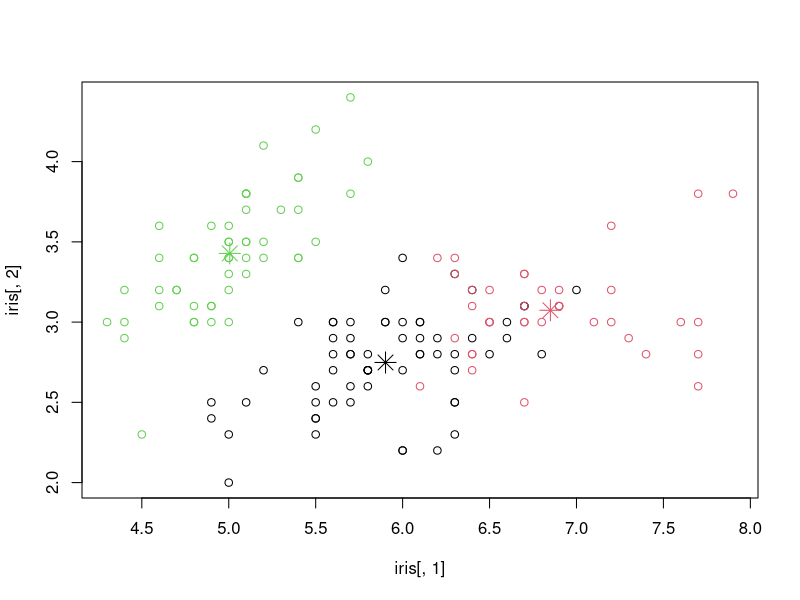
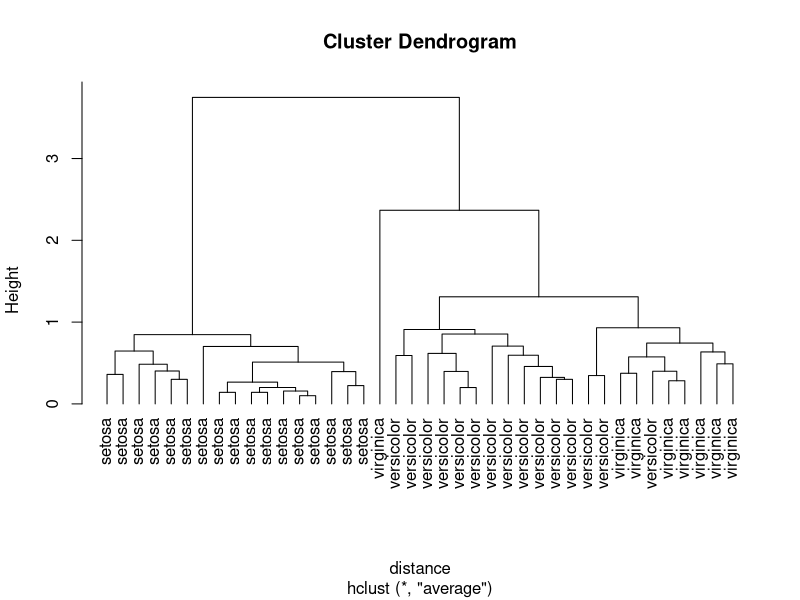
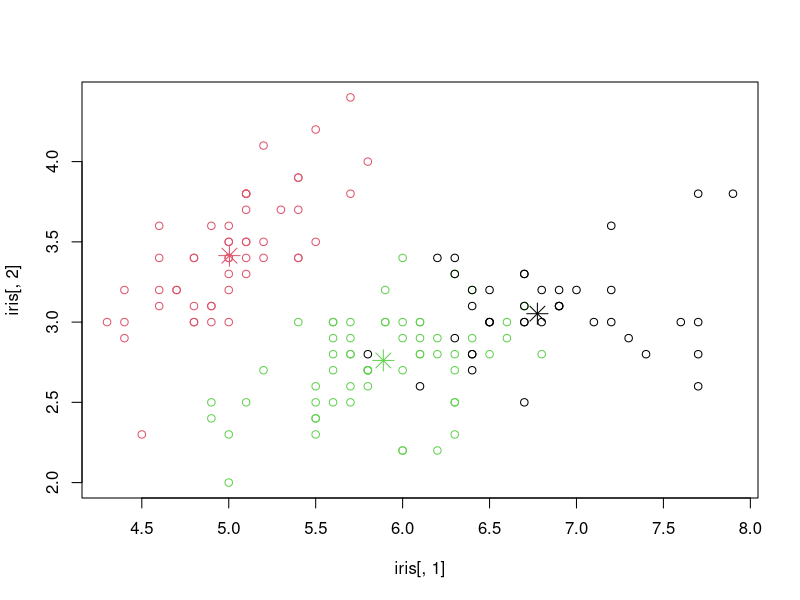
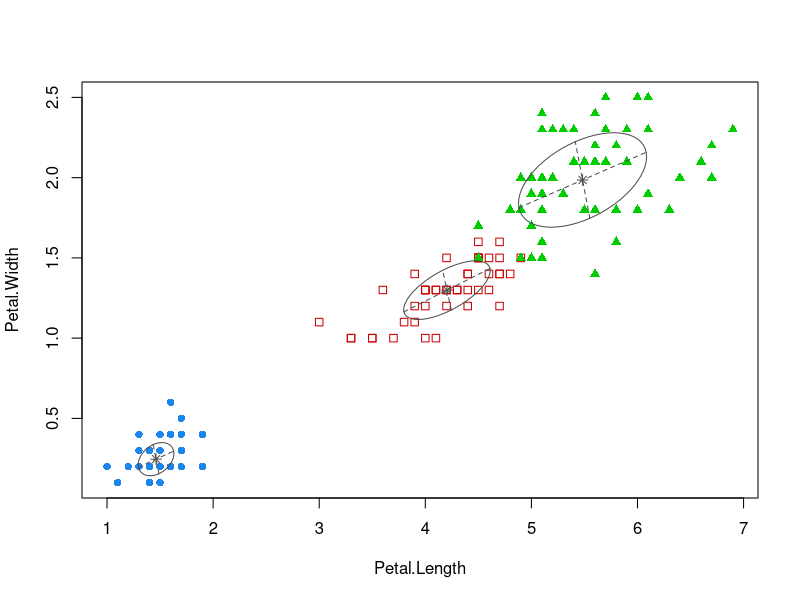
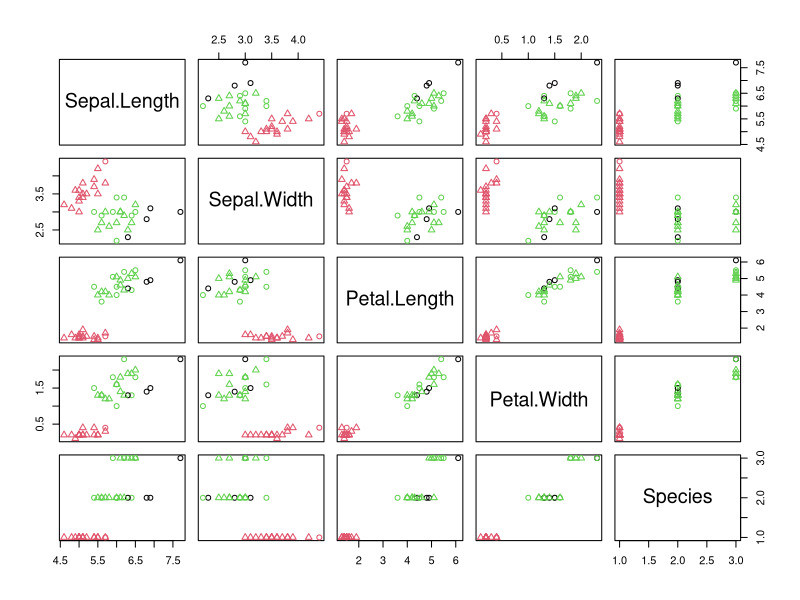
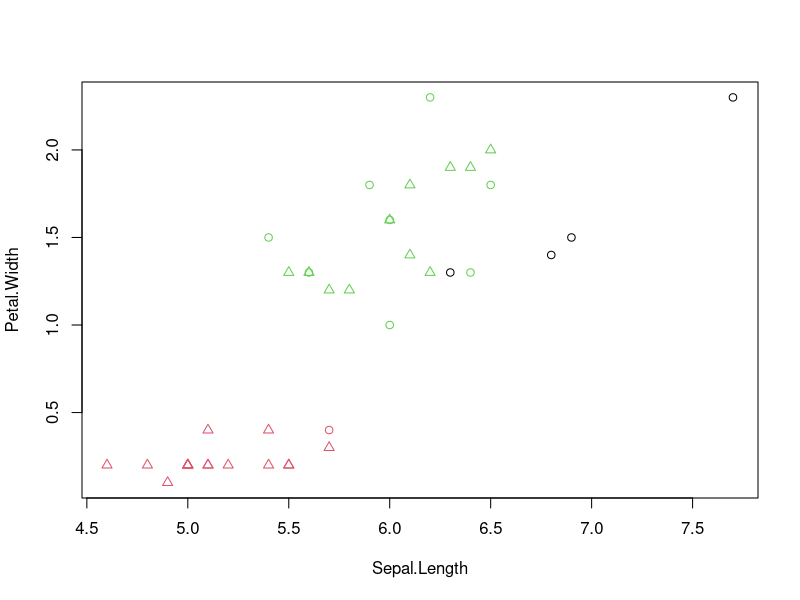

R code for these plots, in order:
## ---- chunk 1
library(e1071)
library(mclust)
library(fpc)
## ---- chunk 2
km <- kmeans(iris[ , 1:4], 3)
plot(iris[ , 1], iris[ , 2], col = km$cluster)
points(km$centers[ , c(1, 2)], col = 1:3, pch = 8, cex = 2)
table(km$cluster, iris$Species)
## ---- chunk 3
sampleiris <- iris[sample(1:150, 40), ]
distance <- dist(sampleiris[ , -5], method = "euclidean")
cluster <- hclust(distance, method = "average")
plot(cluster, hang = -1, label = sampleiris$Species)
## ---- chunk 4
result <- cmeans(iris[ , -5], 3, 100, m = 2, method = "cmeans")
plot(iris[ , 1], iris[ , 2], col = result$cluster)
points(result$centers[ , c(1, 2)], col = 1:3, pch = 8, cex = 2)
result$membership[1:3, ]
table(iris$Species, result$cluster)
## ---- chunk 5
mc <- Mclust(iris[ , 1:4], 3)
#plot(mc, data = iris[ , 1:4], what = c('classification'), dimens = c(3, 4))
plot(mc, what = c('classification'), dimens = c(3, 4)) # see comments in post
table(iris$Species, mc$classification)
## ---- chunk 6
# eps is radius of neighborhood, MinPts is no of neighbors within eps
cluster <- dbscan(sampleiris[ , -5], eps = 0.6, MinPts = 4)
plot(cluster, sampleiris)
plot(cluster, sampleiris[ , c(1, 4)])
# Notice points in cluster 0 are unassigned outliers
table(cluster$cluster, sampleiris$Species)
